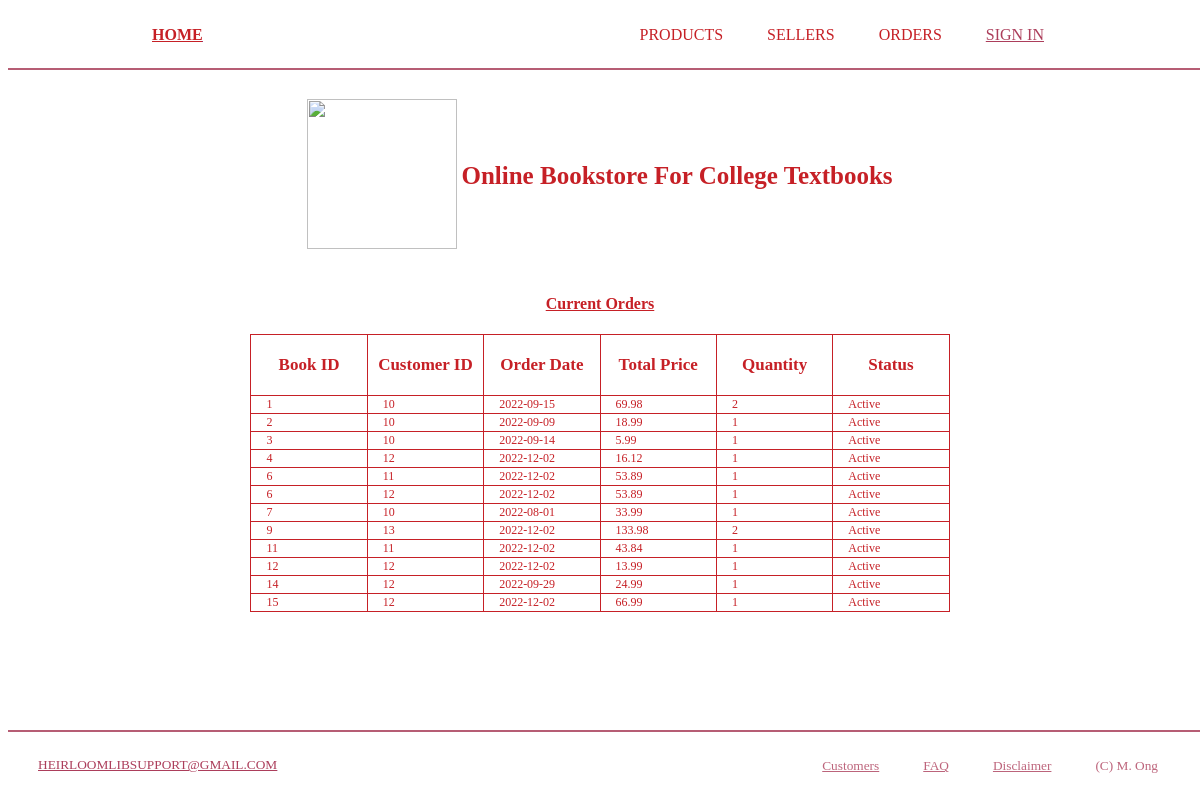
Page /webpages/orders.php on the committed database.
### tables this page shows
CREATE TABLE IF NOT EXISTS t6_order (
    book_id INT,
    cus_id INT,
    order_date DATE NOT NULL,
    total_price DECIMAL(10, 2),
    qty INT CHECK (qty > 0 AND qty < 1000),
    FOREIGN KEY (book_id) REFERENCES t6_product(book_id),
    FOREIGN KEY (cus_id) REFERENCES t6_customer(cus_id),
    PRIMARY KEY(book_id, cus_id),
  	status ENUM("Active", "Deleted") NOT NULL
);

### webpages/orders.php (the view, shortened to what this page needs)
<!DOCTYPE html>
<html lang="en">
    <head>
        <link rel="stylesheet" href="styles.css">
    </head>
    <body>
        <?php
        include "header.php";
         ?>
        <div class="container">
    	    <main>
                <table>
                    <tr>
                        <th style="padding-top: 0.5cm; padding-bottom: 0.5cm;">
                            <img src="https://media.discordapp.net/attachments/475843835990114315/1023274755417182279/unknown.png"
                                alt="" width="150" height="150">
                        </th>
                        <th style="color: rgb(198, 32, 38); font-size: 25px; padding-top: 0.5cm; padding-bottom: 0.5cm;">
                            Online Bookstore For College Textbooks
                        </th>
                    </tr>
                </table>
        <header>
            <h4 style = "text-align: center; color: rgb(198, 32, 38);"><u>Current Orders</u></h4>
        <div class = "options">
<?php
    require "../connect_db.php";
    $q = "SELECT * FROM t6_order";
    $r = mysqli_query($dbc, $q);
    if ($r) {
        echo "
                            <table border=1>
                                <tr>
                                    <th>Book ID</th>
                                    <th>Customer ID</th>
                                    <th>Order Date</th>
                                    <th>Total Price</th>
                                    <th>Quantity</th>
                                    <th>Status</th>
                                </tr>
            ";
        while ($row = mysqli_fetch_array($r, MYSQLI_NUM)) {
            echo "<tr>" . "<td>" . $row[0] . "</td>" . "<td style = 'word-wrap: break-word;'>" . $row[1] . "</td>";
            echo "<td>" . $row[2] . "</td>" . "<td>" . $row[3] . "</td>";
            echo "<td style = 'word-wrap: break-word;'>" . $row[4] . "</td>" . "<td style = 'word-wrap: break-word;'>" . $row[5] . "</td>";
        }
        echo "</table>";
}
?>
            </div>
        </div>
            <?php echo "<br><br>"; include "footer.php"; ?>
    </body>
</html>

### webpages/header.php (shortened to what this page needs)
<!DOCTYPE html>
<html lang="en">
<head>
</head>
<body>
<div class="fixed-header">
            <div class="container1">
                <header>
                    <div class="menu">
                        <b class="homebutton"><a href="index.php"><u style="color: rgb(198, 32, 38);">Home</u></a></b>
                        <ul>
                            <li><a href="products.php" style = "color: rgb(198, 32, 38);">Products</a></li>
                            <li><a href="sellers.php" style = "color: rgb(198, 32, 38);">Sellers</a></li>
                            <li><a href="orders.php" style = "color: rgb(198, 32, 38);">Orders</a></li>
                            <li><a href="signin.php"><u>Sign In</u></a></li>
                        </ul>
                    </div>
                </header>
            </div>
            <hr>
        </div>
</body>

### webpages/footer.php (shortened to what this page needs)
<!DOCTYPE html>
<html lang="en">
<head>
</head>
<?php
    if (defined('FILE_AUTHOR') && FILE_AUTHOR != "") {
        $fileAuthor = FILE_AUTHOR;
    } else {
        $fileAuthor = "A. O'Leary, M. Ong, A. Riotto, J. Russo 2022";
    }
?>
<body>
    <div class="fixed-footer">
        <hr>
        <div class="footer">
            <small class="info"><a href=""><u class="email">HeirloomLibSupport@gmail.com</u></a></small>
                <ul>
                <li><a href="customers.php"><small><u>Customers</u></small></a></li>
                <li><a href="creatingfaqs.php"><small><u>FAQ</u></small></a></li>
                <li><a href="disclaimer.php"><small><u>Disclaimer</u></small></a></li>
                <?php echo "<li><a href=''><small>(C) " . $fileAuthor . " </small></a></li>"; ?>
            </ul>
       </div>
    </div>
</body>
</html>

### webpages/styles.css (style rules this page uses)
.container { width: 80%; margin: 0 auto; }
.fixed-header, .fixed-footer { width: 100%; position: fixed; background: #fff; padding: 10px 0; color: #fff; }
.fixed-header { top: 0; }
.fixed-footer { bottom: 0; }
.menu { width: 95%; margin: auto; display: flex; align-items: center; justify-content: space-between; }
.homebutton { width: 120px; cursor: pointer; text-transform: uppercase; }
.menu ul li { list-style: none; display: inline-block; margin: 0 20px; }
.menu ul li a { text-decoration: none; text-transform: uppercase; color: rgb(172, 62, 91); }
.footer { width: 95%; margin: auto; display: flex; align-items: center; justify-content: space-between; }
.info { width: 120px; cursor: pointer; text-transform: uppercase; }
.footer ul li { list-style: none; display: inline-block; margin: 0 20px; }
.footer ul li a { text-decoration: none; color: rgba(172, 62, 91, 0.8); }
body { padding-top: 70px; padding-bottom: 70px; }
hr { height: 2px; background-color: rgb(182, 93, 116); border: none; }
table { margin-left: auto; margin-right: auto; }
.options table { border: 1px solid rgb(198, 32, 38); border-collapse: collapse; color: rgb(198, 32, 38); width: 70%; margin-right: auto; margin-left: auto; height: 1cm; table-layout: fixed; }
.options th { font-size: 17px; font-weight: bold; padding-top: 20px; padding-bottom: 20px; height: 0.5cm; width: 3cm; }
.options td { font-size: 12px; padding-left: 15px; padding-right: 15px; text-align: left; }
.options tr { border: 1px solid rgb(198, 32, 38); color: rgb(198, 32, 38); text-align: center; }

### webpages/header.php (style rules this page uses)
.container1 { width: 80%; margin: 0 auto; }
.fixed-header { width: 100%; position: fixed; background: #fff; padding: 10px 1; color: #fff; top: 0; }
.menu { width: 95%; margin: auto; display: flex; align-items: center; justify-content: space-between; }
.menu ul li { list-style: none; display: inline-block; margin: 0 20px; }
.menu ul li a { text-decoration: none; text-transform: uppercase; color: rgb(172, 62, 91); }
.homebutton { width: 120px; cursor: pointer; text-transform: uppercase; }
body { padding-top: 70px; padding-bottom: 70px; }
hr { height: 2px; background-color: rgb(182, 93, 116); border: none; }

### webpages/footer.php (style rules this page uses)
.fixed-footer { width: 100%; position: fixed; background: #fff; padding: 10px 0; color: #fff; bottom: 0; }
.footer { width: 95%; margin: auto; display: flex; align-items: center; justify-content: space-between; }
.footer ul li { list-style: none; display: inline-block; margin: 0 20px; }
.footer ul li a { text-decoration: none; color: rgba(172, 62, 91, 0.8); }
.info { width: 120px; cursor: pointer; text-transform: uppercase; }
body { padding-top: 70px; padding-bottom: 70px; }
hr { height: 2px; background-color: rgb(182, 93, 116); border: none; }
.email { color: rgb(172, 62, 91); }

### rows in the picture
t6_order: book "1", cus "10", order_date "2022-09-15", total_price "69.98", qty "2", status "Active"
t6_order: book "2", cus "10", order_date "2022-09-09", total_price "18.99", qty "1", status "Active"
t6_order: book "3", cus "10", order_date "2022-09-14", total_price "5.99", qty "1", status "Active"
t6_order: book "4", cus "12", order_date "2022-12-02", total_price "16.12", qty "1", status "Active"
t6_order: book "6", cus "11", order_date "2022-12-02", total_price "53.89", qty "1", status "Active"
t6_order: book "6", cus "12", order_date "2022-12-02", total_price "53.89", qty "1", status "Active"
t6_order: book "7", cus "10", order_date "2022-08-01", total_price "33.99", qty "1", status "Active"
t6_order: book "9", cus "13", order_date "2022-12-02", total_price "133.98", qty "2", status "Active"
t6_order: book "11", cus "11", order_date "2022-12-02", total_price "43.84", qty "1", status "Active"
t6_order: book "12", cus "12", order_date "2022-12-02", total_price "13.99", qty "1", status "Active"
t6_order: book "14", cus "12", order_date "2022-09-29", total_price "24.99", qty "1", status "Active"
t6_order: book "15", cus "12", order_date "2022-12-02", total_price "66.99", qty "1", status "Active"

### other values in the picture
$fileAuthor "M. Ong"
